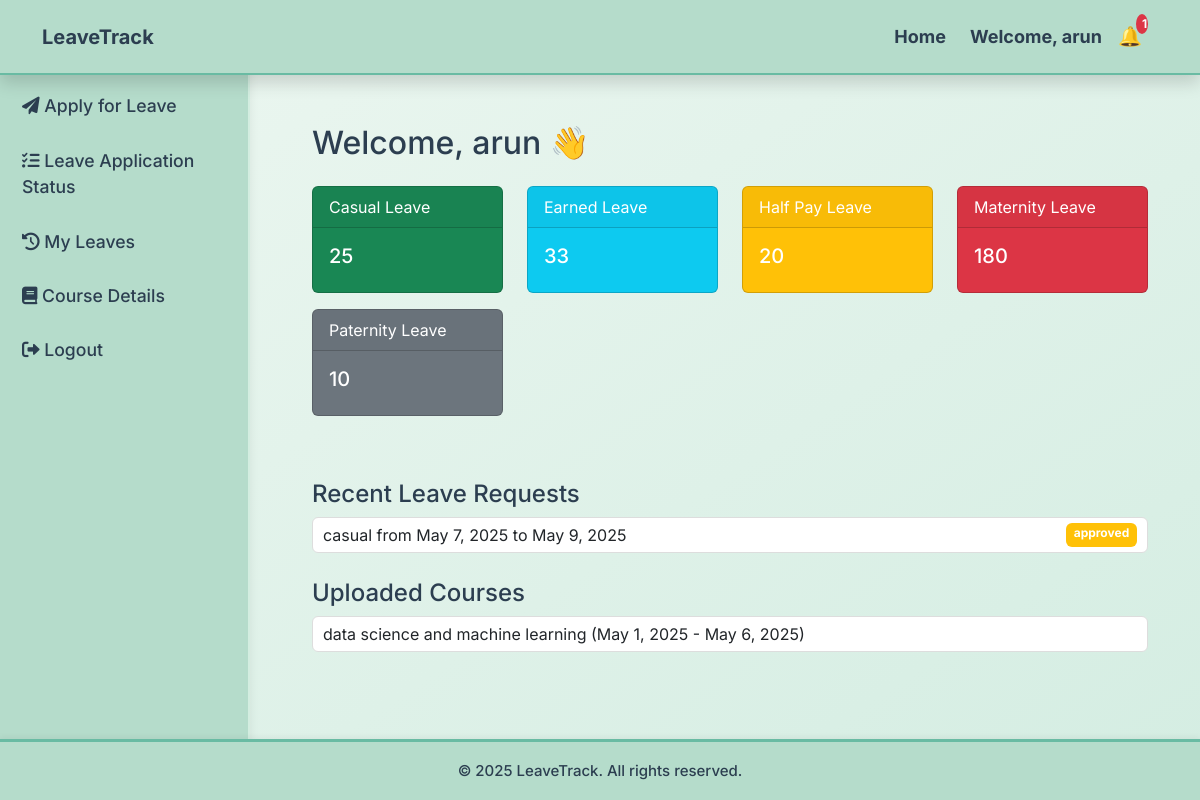
Page /user_dashboard/ (signed in) on the committed database.
### leave_management/models.py (models this page shows, shortened)
class LeaveBalance(models.Model):
    user = models.ForeignKey(User, on_delete=models.CASCADE)
    current_year = models.PositiveIntegerField(default=get_current_year)
    casual_leave = models.PositiveIntegerField(default=25)
    earned_leave = models.PositiveIntegerField(default=33)
    half_pay_leave = models.PositiveIntegerField(default=20)
    maternity_leave = models.PositiveIntegerField(default=180)
    paternity_leave = models.PositiveIntegerField(default=10)

class LeaveRequest(models.Model):
    LEAVE_TYPES = [
        ('casual', 'Casual Leave'),
        ('earned', 'Earned Leave'),
        ('half_pay', 'Half Pay Leave'),
        ('commuted', 'Commuted Leave'),
        ('maternity', 'Maternity Leave'),
        ('paternity', 'Paternity Leave'),
        ('special', 'Special Leave'),
    ]
    STATUS_CHOICES = [
        ('pending', 'Pending'),
        ('approved', 'Approved'),
        ('rejected', 'Rejected'),
    ]
    user = models.ForeignKey(User, on_delete=models.CASCADE)
    leave_type = models.CharField(max_length=20, choices=LEAVE_TYPES)
    start_date = models.DateField()
    end_date = models.DateField()
    applied_on = models.DateTimeField(auto_now_add=True)
    reason = models.TextField()
    status = models.CharField(max_length=10, choices=STATUS_CHOICES, default='pending')
    rejection_reason = models.TextField(blank=True, null=True)
    prefixed_leave = models.BooleanField(default=False)
    suffixed_leave = models.BooleanField(default=False)
    prefixed_count   = models.PositiveIntegerField(default=0)
    suffixed_count   = models.PositiveIntegerField(default=0)
    medical_certificate = models.FileField(
        upload_to='certificates/',
        blank=True,
        null=True
    )
    deduction_done = models.BooleanField(default=False)

class InServiceCourse(models.Model):
    COURSE_TYPES = [
        ('kerala', 'Inside Kerala'),
        ('national', 'National Level'),
        ('international', 'International Level'),
    ]
    user = models.ForeignKey(User, on_delete=models.CASCADE)
    course_type = models.CharField(max_length=20, choices=COURSE_TYPES)
    course_name = models.CharField(max_length=200)
    start_date = models.DateField()
    end_date = models.DateField()
    certificate = models.FileField(upload_to='course_certificates/', blank=True, null=True)
    uploaded_at = models.DateTimeField(auto_now_add=True)

### leave_management/views.py (the view)
# urls.py: path('user_dashboard/', views.user_dashboard, name='user_dashboard'),
@login_required
def user_dashboard(request):
    leave_balance = LeaveBalance.objects.filter(user=request.user).first()
    recent_leaves = LeaveRequest.objects.filter(user=request.user).order_by('-applied_on')[:5]
    uploaded_courses = InServiceCourse.objects.filter(user=request.user).order_by('-start_date')[:5]
    return render(request, 'leave_management/user_dashboard.html', {
        'leave_balance': leave_balance,
        'recent_leaves': recent_leaves,
        'uploaded_courses': uploaded_courses,
    })

### leave_management/context_processors.py (called while the page is built)
def notification_count(request):
    if request.user.is_authenticated:
        count = Notification.objects.filter(user=request.user, is_read=False).count()
        return {'notif_count': count}
    return {'notif_count': 0}

def inservice_courses_for_user(request):
    if request.user.is_authenticated:
        courses = InServiceCourse.objects.filter(user=request.user).order_by('-id')
        return {'sidebar_courses': courses}
    return {}

### leave_management/templates/leave_management/user_dashboard.html (shortened to what this page needs)
{% extends 'leave_management/base.html' %}
{% block content %}
<h2 class="mb-4">Welcome, {{ user.first_name|default:user.username }} 👋</h2>
<div class="row">
  <div class="col-md-3">
    <div class="card bg-success text-white mb-3">
      <div class="card-header">Casual Leave</div>
      <div class="card-body">
        <h5 class="card-title">{{ leave_balance.casual_leave }}</h5>
      </div>
    </div>
  </div>
  <div class="col-md-3">
    <div class="card bg-info text-white mb-3">
      <div class="card-header">Earned Leave</div>
      <div class="card-body">
        <h5 class="card-title">{{ leave_balance.earned_leave }}</h5>
      </div>
    </div>
  </div>
  <div class="col-md-3">
    <div class="card bg-warning text-white mb-3">
      <div class="card-header">Half Pay Leave</div>
      <div class="card-body">
        <h5 class="card-title">{{ leave_balance.half_pay_leave }}</h5>
      </div>
    </div>
  </div>
  <div class="col-md-3">
    <div class="card bg-danger text-white mb-3">
      <div class="card-header">Maternity Leave</div>
      <div class="card-body">
        <h5 class="card-title">{{ leave_balance.maternity_leave }}</h5>
      </div>
    </div>
  </div>
  <div class="col-md-3">
    <div class="card bg-secondary text-white mb-3">
      <div class="card-header">Paternity Leave</div>
      <div class="card-body">
        <h5 class="card-title">{{ leave_balance.paternity_leave }}</h5>
      </div>
    </div>
  </div>
</div>
<h4 class="mt-5">Recent Leave Requests</h4>
<ul class="list-group mb-4">
  {% for leave in recent_leaves %}
    <li class="list-group-item d-flex justify-content-between">
      {{ leave.leave_type }} from {{ leave.start_date }} to {{ leave.end_date }}
      <span class="badge {% if leave.status == 'Approved' %}bg-success{% elif leave.status == 'Rejected' %}bg-danger{% else %}bg-warning{% endif %}">{{ leave.status }}</span>
    </li>
  {% empty %}
    <li class="list-group-item">No leave requests yet.</li>
  {% endfor %}
</ul>
<h4>Uploaded Courses</h4>
<ul class="list-group">
  {% for course in uploaded_courses %}
    <li class="list-group-item">{{ course.course_name }} ({{ course.start_date }} - {{ course.end_date }})</li>
  {% empty %}
    <li class="list-group-item">No courses uploaded yet.</li>
  {% endfor %}
</ul>
{% endblock %}

### leave_management/templates/leave_management/base.html (shortened to what this page needs)
<!DOCTYPE html>
<html lang="en">
<head>
    {% load static %}
    <link href="https://cdn.jsdelivr.net/npm/bootstrap@5.3.0/dist/css/bootstrap.min.css" rel="stylesheet">
    <link rel="stylesheet" href="https://cdnjs.cloudflare.com/ajax/libs/font-awesome/6.0.0/css/all.min.css">
    <link rel="stylesheet" href="{% static 'css/style.css' %}">
</head>
<body>
    {% if user.is_authenticated %}
    <div class="sidebar">
        <ul>
            {% if user.is_superuser %}
                <li><a href="{% url 'admin_dashboard' %}"><i class="fas fa-user-shield"></i> Admin Dashboard</a></li>
                <li><a href="{% url 'admin_leave_requests' %}"><i class="fas fa-clipboard-check"></i> Approve Leaves</a></li>
                <li><a href="{% url 'admin_users' %}"><i class="fas fa-users"></i> Manage Users</a></li>
                <li><a href="{% url 'admin_certificates' %}"><i class="fas fa-file-alt"></i> Manage Certificates</a></li>
                <li><a href="{% url 'logout' %}"><i class="fas fa-sign-out-alt"></i> Logout</a></li>
            {% else %}
                <li><a href="{% url 'dashboard' %}"> Dashboard</a></li>
                <li><a href="{% url 'apply_leave' %}"><i class="fas fa-paper-plane"></i> Apply for Leave</a></li>
                <li><a href="{% url 'leave_status' %}"><i class="fas fa-tasks"></i> Leave Application Status</a></li>
                <li><a href="{% url 'my_leaves' %}"><i class="fas fa-history"></i> My Leaves</a></li>
                <li><a href="{% url 'inservice_course' %}"><i class="fas fa-book"></i> Course Details</a></li>
                <li><a href="{% url 'logout' %}"><i class="fas fa-sign-out-alt"></i> Logout</a></li>
            {% endif %}
        </ul>
    </div>
    {% endif %}
    <div class="main-content">
        <nav class="navbar navbar-expand-lg navbar-light shadow" style="background: #A9CCE3;">
            <div class="container">
                <a class="navbar-brand fw-bold" href="{% url 'home' %}" style="color: #2C3E50;">LeaveTrack</a>
                <div class="collapse navbar-collapse" id="navbarNav">
                    <ul class="navbar-nav ms-auto align-items-center">
                        <li class="nav-item">
                            <a class="nav-link" href="{% url 'home' %}" style="color: #2C3E50;">Home</a>
                        </li>
                        {% if user.is_authenticated %}
                        <li class="nav-item mx-2">
                            <span class="nav-link" style="color: #2C3E50;">Welcome, {{ user.username }}</span>
                        </li>
                        <li class="nav-item">
                            <a href="{% url 'notifications' %}" class="notification-icon position-relative me-3">
                                🔔
                                {% if notif_count > 0 %}
                                    <span class="badge bg-danger position-absolute top-0 start-100 translate-middle">
                                        {{ notif_count }}
                                    </span>
                                {% endif %}
                            </a>
                        </li>
                        {% else %}
                        <li class="nav-item">
                            <a class="nav-link" href="{% url 'login' %}" style="color: #2C3E50;">Login</a>
                        </li>
                        {% endif %}
                    </ul>
                </div>
            </div>
        </nav>
        <div class="container py-4">
            {% block content %} {% endblock %}
        </div>
    </div>
    <footer class="footer mt-auto text-center">
        <p class="m-0">© 2025 LeaveTrack. All rights reserved.</p>
    </footer>
</body>
</html>

### leave_management/static/css/style.css (style rules this page uses)
body { background: linear-gradient(to bottom right, #edf7f1, #d4ede2); color: #2C3E50; font-family: 'Inter', sans-serif; margin: 0; padding: 0; display: flex; flex-direction: column; min-height: 100vh; }
.sidebar { width: 250px; height: 100vh; background: #b5dccb; padding-top: 25px; position: fixed; left: 0; top: 0; box-shadow: 2px 0 8px rgba(0, 0, 0, 0.05); border-right: 2px solid #d3ede0; }
.sidebar ul { list-style: none; padding: 0; }
.sidebar ul li { padding: 14px 22px; transition: all 0.3s ease-in-out; }
.sidebar ul li a { text-decoration: none; color: #2C3E50; font-size: 1.1rem; font-weight: 500; display: block; }
.navbar { background: #b5dccb; padding: 15px 25px; font-size: 18px; font-weight: bold; display: flex; justify-content: space-between; align-items: center; position: fixed; width: 100%; top: 0; left: 0; z-index: 1000; box-shadow: 0px 2px 6px rgba(0,0,0,0.05); }
.main-content { margin-left: 260px; padding: 100px 40px 60px; flex-grow: 1; }
.notification-icon { position: relative; font-size: 24px; margin-right: 20px; }
.notification-icon .badge { position: absolute; top: -8px; right: -10px; background: #e74c3c; color: white; border-radius: 50%; padding: 4px 6px; font-size: 12px; }
.footer { text-align: center; background: #b5dccb; padding: 15px; color: #2C3E50; font-size: 16px; font-weight: 500; border-top: 3px solid #69bba3; box-shadow: 0px -2px 6px rgba(0, 0, 0, 0.05); position: fixed; width: 100%; bottom: 0; left: 0; }
.navbar { background: #b5dccb !important; color: #2C3E50; box-shadow: 0 2px 6px rgba(0, 0, 0, 0.05); border-bottom: 2px solid #69bba3; }
.footer { background: #b5dccb !important; color: #2C3E50; font-size: 15px; font-weight: 500; padding: 18px 20px; border-top: 3px solid #69bba3; box-shadow: 0px -2px 6px rgba(0, 0, 0, 0.05); position: fixed; bottom: 0; left: 0; width: 100%; z-index: 999; }
.notification-icon { font-size: 1.2rem; text-decoration: none; color: #000; position: relative; }
.list-group-item { padding: 5px 10px; margin-bottom: 2px; background-color: #fff; border: 1px solid #ddd; border-radius: 5px; display: inline-block; width: auto; max-width: 100%; }
.d-flex { display: flex; gap: 10px; }

### rows in the picture
LeaveBalance: casual_leave "25", earned_leave "33", half_pay_leave "20", maternity_leave "180", paternity_leave "10"
LeaveRequest: leave_type "casual", start_date "May 7, 2025", end_date "May 9, 2025", status "approved"
InServiceCourse: course_name "data science and machine learning", start_date "May 1, 2025", end_date "May 6, 2025"

### other values in the picture
{{ user.username }} "arun"
{{ notif_count }} "1"
{{ user.first_name|default:user.username }} "arun"
